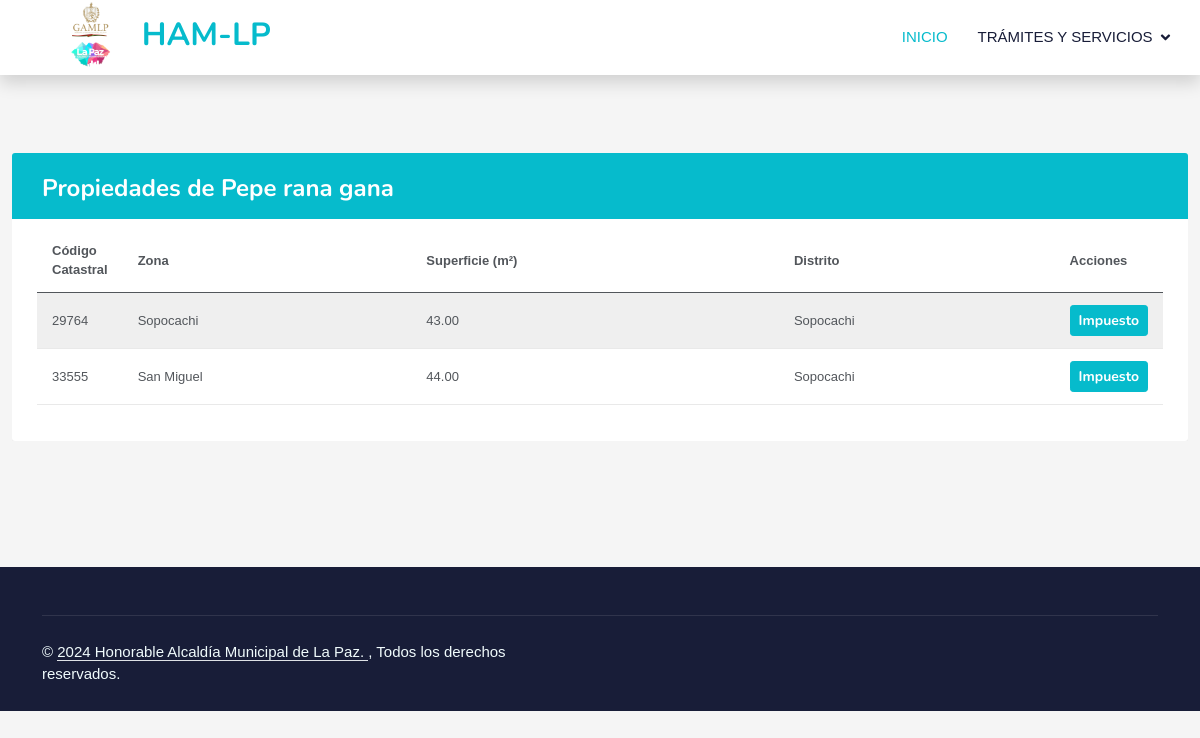
/2/inicio_usuario.php (signed in), run on the app's committed database.
### tables this page shows
CREATE TABLE `persona` (
  `ci` varchar(20) NOT NULL,
  `nombre` varchar(100) DEFAULT NULL,
  `paterno` varchar(100) DEFAULT NULL,
  `materno` varchar(100) DEFAULT NULL,
  `idUsuario` int(11) DEFAULT NULL
);

CREATE TABLE `catastro` (
  `codigoCatastral` varchar(50) NOT NULL,
  `zona` varchar(150) DEFAULT NULL,
  `superficie` decimal(10,2) DEFAULT NULL,
  `distrito` varchar(50) DEFAULT NULL,
  `ci` varchar(20) DEFAULT NULL,
  `xini` decimal(10,2) DEFAULT NULL,
  `yini` decimal(10,2) DEFAULT NULL,
  `xfin` decimal(10,2) DEFAULT NULL,
  `yfin` decimal(10,2) DEFAULT NULL
);

### 2/inicio_usuario.php (the view, shortened to what this page needs)
<?php
include("conexion.inc.php");
$idUsuario = $_SESSION['idUsuario'];
$sql_persona = "SELECT p.nombre, p.paterno, p.materno, p.ci
                 FROM persona p
                 WHERE p.idUsuario = ?";
$stmt_persona = $con->prepare($sql_persona);
$stmt_persona->bind_param("i", $idUsuario);
$stmt_persona->execute();
$resultado_persona = $stmt_persona->get_result();
$row_persona = $resultado_persona->fetch_assoc();
$nombreCompleto = $row_persona['nombre'] . ' ' . $row_persona['paterno'] . ' ' . $row_persona['materno'] ;
$sql_catastro = "SELECT c.codigoCatastral, c.zona, c.superficie, c.distrito
                 FROM catastro c
                 JOIN persona p ON p.ci = c.ci
                 WHERE p.idUsuario = ?";
$stmt_catastro = $con->prepare($sql_catastro);
$stmt_catastro->bind_param("i", $idUsuario);
$stmt_catastro->execute();
$resultado_catastro = $stmt_catastro->get_result();
?>
<!DOCTYPE html>
<html lang="es">
<head>
    <link href="https://cdnjs.cloudflare.com/ajax/libs/font-awesome/5.10.0/css/all.min.css" rel="stylesheet">
    <link href="https://cdn.jsdelivr.net/npm/bootstrap-icons@1.4.1/font/bootstrap-icons.css" rel="stylesheet">
    <link href="css/bootstrap.min.css" rel="stylesheet">
    <link href="css/style.css" rel="stylesheet">
	<link rel="stylesheet" href="crud2.css">
</head>
<body>
    <nav class="navbar navbar-expand-lg bg-white navbar-light shadow sticky-top p-0">
        <a href="index.html" class="navbar-brand d-flex align-items-center px-4 px-lg-5">
            <h2 class="m-0 text-primary"> <img class="img-fluid" src="img/logo2.png" alt="" style="width: 85px; height: 85px;">
                HAM-LP</h2>
        </a>
        <div class="collapse navbar-collapse" id="navbarCollapse">
            <div class="navbar-nav ms-auto p-4 p-lg-0">
                <a href="index.html" class="nav-item nav-link active">Inicio</a>
                <div class="nav-item dropdown">
                    <a href="#" class="nav-link dropdown-toggle" data-bs-toggle="dropdown">Trámites y servicios</a>
                </div>
            </div>
        </div>
    </nav>
	<div class="container-xxl py-5">
	<div class="table-responsive">
		<div class="table-wrapper">
			<div class="table-title">
				<div class="row">
					<div class="col-sm-6 ">
						<h2 style="color: white;">Propiedades de <?php echo $nombreCompleto; ?></h2>
					</div>
				</div>
			</div>
			<table class="table table-striped ">
				<thead>
					<tr>
                        <th>Código Catastral</th>
                        <th>Zona</th>
                        <th>Superficie (m²)</th>
                        <th>Distrito</th>
                        <th>Acciones</th>
					</tr>
				</thead>
				<tbody>
				<?php while($row_catastro = $resultado_catastro->fetch_assoc()) { ?>
					<tr>
                        <td><?php echo $row_catastro['codigoCatastral']; ?></td>
                        <td><?php echo $row_catastro['zona']; ?></td>
                        <td><?php echo $row_catastro['superficie']; ?></td>
                        <td><?php echo $row_catastro['distrito']; ?></td>
						<td>
                            <a href="http://localhost:8080/WebApplication2/NewServlet3?codigoCatastral=<?php echo $row_catastro['codigoCatastral']; ?>"  class="btn btn-primary btn-sm "> Impuesto</a>
						</td>
					</tr>
				<?php } ?>
				</tbody>
			</table>
		</div>
	</div>
</div>
    <div class="container-fluid bg-dark text-light footer pt-5 mt-5">
        <div class="container">
            <div class="copyright">
                <div class="row">
                    <div class="col-md-6 text-center text-md-start mb-3 mb-md-0">
                        &copy; <a class="border-bottom" href="#">2024 Honorable Alcaldía Municipal de La Paz. </a>, Todos los derechos reservados.
                    </div>
                </div>
            </div>
        </div>
    </div>
</body>
</html>

### 2/css/style.css (style rules this page uses)
:root { --primary: #06BBCC; --light: #F0FBFC; --dark: #181d38; }
.btn { font-family: 'Nunito', sans-serif; font-weight: 600; transition: .5s; }
.btn.btn-primary, .btn.btn-secondary { color: #FFFFFF; }
.navbar .dropdown-toggle::after { border: none; content: "\f107"; font-family: "Font Awesome 5 Free"; font-weight: 900; vertical-align: middle; margin-left: 8px; }
.navbar-light .navbar-nav .nav-link { margin-right: 30px; padding: 25px 0; color: #FFFFFF; font-size: 15px; text-transform: uppercase; outline: none; }
.navbar-light .navbar-nav .nav-link:hover, .navbar-light .navbar-nav .nav-link.active { color: var(--primary); }
.navbar-light .navbar-brand, .navbar-light a.btn { height: 75px; }
.navbar-light .navbar-nav .nav-link { color: var(--dark); font-weight: 500; }
.navbar-light.sticky-top { top: -100px; transition: .5s; }
.footer .copyright { padding: 25px 0; font-size: 15px; border-top: 1px solid rgba(256, 256, 256, .1); }
.footer .copyright a { color: var(--light); }

### 2/crud2.css (style rules this page uses)
body { color: #566787; background: #f5f5f5; font-family: 'Varela Round', sans-serif; font-size: 13px; }
.table-responsive { margin: 30px 0; }
.table-wrapper { background: #fff; padding: 20px 25px; border-radius: 3px; min-width: 1000px; box-shadow: 0 1px 1px rgba(0,0,0,.05); }
.table-title { padding-bottom: 15px; background: #06BBCC; color: #fff; padding: 16px 30px; min-width: 100%; margin: -20px -25px 10px; border-radius: 3px 3px 0 0; }
.table-title h2 { margin: 5px 0 0; font-size: 24px; }
table.table tr th, table.table tr td { border-color: #e9e9e9; padding: 12px 15px; vertical-align: middle; }
table.table tr th:first-child { width: 60px; }
table.table tr th:last-child { width: 100px; }
table.table-striped tbody tr:nth-of-type(odd) { background-color: #fcfcfc; }
table.table td a { font-weight: bold; color: #06BBCC; display: inline-block; text-decoration: none; outline: none !important; }

### data on the page
persona: nombreCompleto "Pepe rana gana"
catastro: codigoCatastral "29764", zona "Sopocachi", superficie "43.00", distrito "Sopocachi"
catastro: codigoCatastral "33555", zona "San Miguel", superficie "44.00", distrito "Sopocachi"
